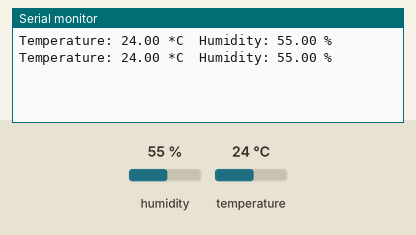
Simulated run of this sketch. Board: ESP8266 (NodeMCU). Shown: the last lines printed to the serial monitor. The inputs (shaded band) are chosen by the test bench; at power-on: humidity 55 %, temperature 24 °C.

Above: at 3.8 s.
3.9 s: humidity set to 22 %
At 6.5 s:
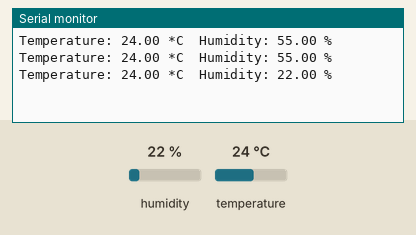
7.8 s: temperature set to 12 °C
At 9.7 s:
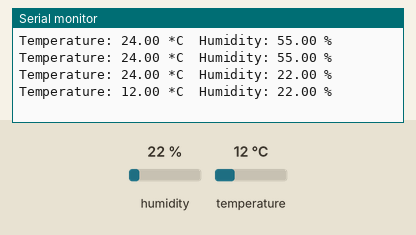
11.7 s: humidity set to 40 %
At 12.8 s:
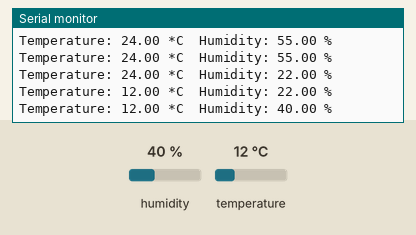
Timing chart, 0 to 14.7 s (numbered marks = the images above; inputs shaded):
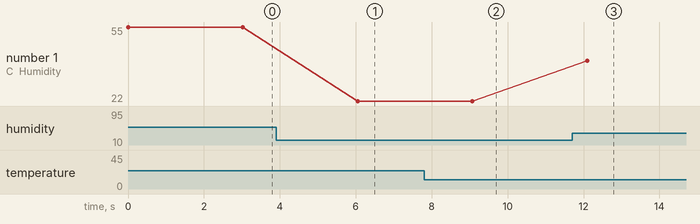

The sketch:

humidity.ino
```cpp
#include <ESP8266WiFi.h>
#include <DHT.h>

#define DHTPIN D4
#define DHTTYPE DHT11

DHT dht(DHTPIN, DHTTYPE);

void setup() {
  // put your setup code here, to run once:
  Serial.begin(115200);

  dht.begin();

  pinMode(BUILTIN_LED, OUTPUT);
  digitalWrite(BUILTIN_LED, HIGH);
}

void loop() {
  // put your main code here, to run repeatedly:
    digitalWrite(BUILTIN_LED, LOW);

    Serial.print("Temperature: ");
    Serial.print(dht.readTemperature());
    Serial.print(" *C\t");

    Serial.print("Humidity: ");
    Serial.print(dht.readHumidity());
    Serial.println(" %");

    digitalWrite(BUILTIN_LED, HIGH);

    delay(3000);
}
```

Measured:
- after the input at 3.9 s, the serial monitor: prints a new line after 2.1 s (image 1)
- after the input at 7.8 s, the serial monitor: prints a new line after 1.3 s (image 2)
- after the input at 11.7 s, the serial monitor: prints a new line after 0.39 s (image 3)
- plotted number 1: 55 → 22 after the input at 3.9 s, 22 → 40 after the input at 11.7 s
